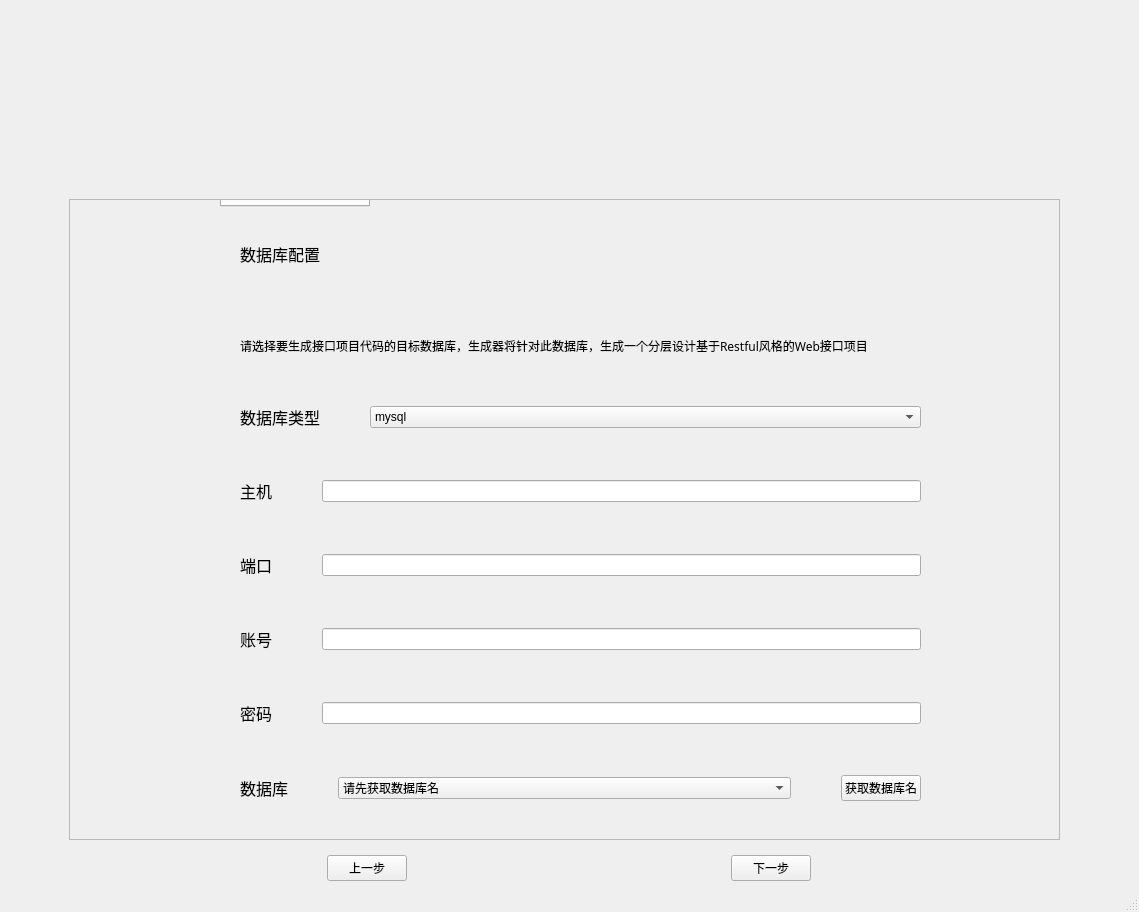
<?xml version="1.0" encoding="UTF-8"?>
<ui version="4.0">
 <class>MainWindow</class>
 <widget class="QMainWindow" name="MainWindow">
  <property name="geometry">
   <rect>
    <x>0</x>
    <y>0</y>
    <width>1139</width>
    <height>912</height>
   </rect>
  </property>
  <property name="windowTitle">
   <string>代码生成器</string>
  </property>
  <widget class="QWidget" name="centralwidget">
   <layout class="QVBoxLayout" name="verticalLayout_3">
    <item>
     <layout class="QVBoxLayout" name="verticalLayout">
      <item>
       <widget class="QStackedWidget" name="stackedWidget_2">
        <widget class="QWidget" name="page_13"/>
        <widget class="QWidget" name="page_14"/>
       </widget>
      </item>
     </layout>
    </item>
    <item>
     <layout class="QHBoxLayout" name="horizontalLayout_2">
      <item>
       <widget class="QStackedWidget" name="stackedWidget">
        <property name="sizePolicy">
         <sizepolicy hsizetype="Fixed" vsizetype="Fixed">
          <horstretch>0</horstretch>
          <verstretch>0</verstretch>
         </sizepolicy>
        </property>
        <property name="minimumSize">
         <size>
          <width>1000</width>
          <height>650</height>
         </size>
        </property>
        <property name="currentIndex">
         <number>0</number>
        </property>
        <widget class="QWidget" name="page_1">
         <widget class="QScrollArea" name="scrollArea_1">
          <property name="geometry">
           <rect>
            <x>0</x>
            <y>0</y>
            <width>991</width>
            <height>641</height>
           </rect>
          </property>
          <property name="widgetResizable">
           <bool>true</bool>
          </property>
          <widget class="QWidget" name="scrollAreaWidgetContents_1">
           <property name="geometry">
            <rect>
             <x>0</x>
             <y>0</y>
             <width>989</width>
             <height>639</height>
            </rect>
           </property>
           <widget class="QTabWidget" name="tabWidget">
            <property name="geometry">
             <rect>
              <x>150</x>
              <y>-40</y>
              <width>150</width>
              <height>47</height>
             </rect>
            </property>
            <property name="currentIndex">
             <number>1</number>
            </property>
            <widget class="QWidget" name="tab1">
             <attribute name="title">
              <string>数据库连接</string>
             </attribute>
             <layout class="QVBoxLayout" name="verticalLayout_5">
              <item>
               <layout class="QVBoxLayout" name="verticalLayout_2">
                <property name="leftMargin">
                 <number>50</number>
                </property>
                <property name="rightMargin">
                 <number>0</number>
                </property>
                <property name="bottomMargin">
                 <number>10</number>
                </property>
                <item>
                 <widget class="QLabel" name="label_db">
                  <property name="font">
                   <font>
                    <pointsize>12</pointsize>
                   </font>
                  </property>
                  <property name="text">
                   <string>数据库配置</string>
                  </property>
                 </widget>
                </item>
                <item>
                 <widget class="QLabel" name="label_6">
                  <property name="font">
                   <font>
                    <family>微软雅黑</family>
                    <pointsize>10</pointsize>
                   </font>
                  </property>
                  <property name="frameShape">
                   <enum>QFrame::NoFrame</enum>
                  </property>
                  <property name="frameShadow">
                   <enum>QFrame::Plain</enum>
                  </property>
                  <property name="lineWidth">
                   <number>2</number>
                  </property>
                  <property name="text">
                   <string>&lt;html&gt;&lt;head/&gt;&lt;body&gt;&lt;p&gt;&lt;span style=&quot; font-size:9pt;&quot;&gt;请选择要生成接口项目代码的目标数据库，生成器将针对此数据库，生成一个分层设计基于Restful风格的Web接口项目&lt;/span&gt;&lt;/p&gt;&lt;/body&gt;&lt;/html&gt;</string>
                  </property>
                  <property name="textFormat">
                   <enum>Qt::AutoText</enum>
                  </property>
                 </widget>
                </item>
               </layout>
              </item>
              <item>
               <layout class="QVBoxLayout" name="verticalLayout_4">
                <property name="spacing">
                 <number>50</number>
                </property>
                <property name="leftMargin">
                 <number>50</number>
                </property>
                <property name="topMargin">
                 <number>0</number>
                </property>
                <property name="rightMargin">
                 <number>50</number>
                </property>
                <property name="bottomMargin">
                 <number>30</number>
                </property>
                <item>
                 <layout class="QHBoxLayout" name="horizontalLayout_3">
                  <item>
                   <widget class="QLabel" name="label_db_type">
                    <property name="sizePolicy">
                     <sizepolicy hsizetype="Preferred" vsizetype="Preferred">
                      <horstretch>0</horstretch>
                      <verstretch>0</verstretch>
                     </sizepolicy>
                    </property>
                    <property name="font">
                     <font>
                      <pointsize>12</pointsize>
                     </font>
                    </property>
                    <property name="text">
                     <string>数据库类型</string>
                    </property>
                   </widget>
                  </item>
                  <item>
                   <widget class="QComboBox" name="comboBox_dbtype">
                    <property name="sizePolicy">
                     <sizepolicy hsizetype="Preferred" vsizetype="Fixed">
                      <horstretch>1</horstretch>
                      <verstretch>0</verstretch>
                     </sizepolicy>
                    </property>
                    <item>
                     <property name="text">
                      <string>mysql</string>
                     </property>
                    </item>
                   </widget>
                  </item>
                 </layout>
                </item>
                <item>
                 <layout class="QHBoxLayout" name="horizontalLayout_4">
                  <item>
                   <widget class="QLabel" name="label_db_host">
                    <property name="font">
                     <font>
                      <pointsize>12</pointsize>
                     </font>
                    </property>
                    <property name="text">
                     <string>主机</string>
                    </property>
                   </widget>
                  </item>
                  <item>
                   <widget class="QLineEdit" name="lineEdit_host">
                    <property name="sizePolicy">
                     <sizepolicy hsizetype="Expanding" vsizetype="Fixed">
                      <horstretch>0</horstretch>
                      <verstretch>0</verstretch>
                     </sizepolicy>
                    </property>
                    <property name="clearButtonEnabled">
                     <bool>true</bool>
                    </property>
                   </widget>
                  </item>
                 </layout>
                </item>
                <item>
                 <layout class="QHBoxLayout" name="horizontalLayout_5">
                  <item>
                   <widget class="QLabel" name="label_db_port">
                    <property name="font">
                     <font>
                      <pointsize>12</pointsize>
                     </font>
                    </property>
                    <property name="text">
                     <string>端口</string>
                    </property>
                   </widget>
                  </item>
                  <item>
                   <widget class="QLineEdit" name="lineEdit_port">
                    <property name="clearButtonEnabled">
                     <bool>true</bool>
                    </property>
                   </widget>
                  </item>
                 </layout>
                </item>
                <item>
                 <layout class="QHBoxLayout" name="horizontalLayout_6">
                  <item>
                   <widget class="QLabel" name="label_db_user">
                    <property name="font">
                     <font>
                      <pointsize>12</pointsize>
                     </font>
                    </property>
                    <property name="text">
                     <string>账号</string>
                    </property>
                   </widget>
                  </item>
                  <item>
                   <widget class="QLineEdit" name="lineEdit_user">
                    <property name="clearButtonEnabled">
                     <bool>true</bool>
                    </property>
                   </widget>
                  </item>
                 </layout>
                </item>
                <item>
                 <layout class="QHBoxLayout" name="horizontalLayout_7">
                  <item>
                   <widget class="QLabel" name="label_db_password">
                    <property name="font">
                     <font>
                      <pointsize>12</pointsize>
                     </font>
                    </property>
                    <property name="text">
                     <string>密码</string>
                    </property>
                   </widget>
                  </item>
                  <item>
                   <widget class="QLineEdit" name="lineEdit_password">
                    <property name="inputMask">
                     <string/>
                    </property>
                    <property name="echoMode">
                     <enum>QLineEdit::PasswordEchoOnEdit</enum>
                    </property>
                    <property name="clearButtonEnabled">
                     <bool>true</bool>
                    </property>
                   </widget>
                  </item>
                 </layout>
                </item>
                <item>
                 <layout class="QHBoxLayout" name="horizontalLayout_8">
                  <item>
                   <widget class="QLabel" name="label_tables">
                    <property name="sizePolicy">
                     <sizepolicy hsizetype="Fixed" vsizetype="Preferred">
                      <horstretch>0</horstretch>
                      <verstretch>0</verstretch>
                     </sizepolicy>
                    </property>
                    <property name="font">
                     <font>
                      <pointsize>12</pointsize>
                     </font>
                    </property>
                    <property name="text">
                     <string>数据库</string>
                    </property>
                   </widget>
                  </item>
                  <item>
                   <widget class="QComboBox" name="comboBox_databases_3">
                    <property name="sizePolicy">
                     <sizepolicy hsizetype="Preferred" vsizetype="Fixed">
                      <horstretch>0</horstretch>
                      <verstretch>0</verstretch>
                     </sizepolicy>
                    </property>
                    <item>
                     <property name="text">
                      <string>请先获取数据库名</string>
                     </property>
                    </item>
                   </widget>
                  </item>
                  <item>
                   <widget class="QPushButton" name="Button_get_dbnames">
                    <property name="sizePolicy">
                     <sizepolicy hsizetype="Fixed" vsizetype="Fixed">
                      <horstretch>0</horstretch>
                      <verstretch>0</verstretch>
                     </sizepolicy>
                    </property>
                    <property name="text">
                     <string>获取数据库名</string>
                    </property>
                   </widget>
                  </item>
                 </layout>
                </item>
               </layout>
              </item>
              <item>
               <layout class="QVBoxLayout" name="verticalLayout_6">
                <property name="leftMargin">
                 <number>150</number>
                </property>
                <property name="rightMargin">
                 <number>50</number>
                </property>
                <item>
                 <widget class="QCheckBox" name="checkBox_rememberme">
                  <property name="text">
                   <string>记住我</string>
                  </property>
                 </widget>
                </item>
                <item>
                 <widget class="QPushButton" name="button_1_next">
                  <property name="sizePolicy">
                   <sizepolicy hsizetype="Fixed" vsizetype="Fixed">
                    <horstretch>0</horstretch>
                    <verstretch>0</verstretch>
                   </sizepolicy>
                  </property>
                  <property name="font">
                   <font>
                    <pointsize>10</pointsize>
                   </font>
                  </property>
                  <property name="text">
                   <string>下一步</string>
                  </property>
                 </widget>
                </item>
               </layout>
              </item>
             </layout>
            </widget>
            <widget class="QWidget" name="tab2">
             <attribute name="title">
              <string>表配置</string>
             </attribute>
             <widget class="QPushButton" name="button_1_pre">
              <property name="geometry">
               <rect>
                <x>30</x>
                <y>600</y>
                <width>75</width>
                <height>24</height>
               </rect>
              </property>
              <property name="text">
               <string>上一步</string>
              </property>
             </widget>
             <widget class="QPushButton" name="button_2_next">
              <property name="geometry">
               <rect>
                <x>650</x>
                <y>600</y>
                <width>75</width>
                <height>24</height>
               </rect>
              </property>
              <property name="text">
               <string>下一步</string>
              </property>
             </widget>
            </widget>
           </widget>
           <widget class="QWidget" name="">
            <property name="geometry">
             <rect>
              <x>120</x>
              <y>10</y>
              <width>781</width>
              <height>621</height>
             </rect>
            </property>
            <layout class="QVBoxLayout" name="verticalLayout_15">
             <item>
              <layout class="QVBoxLayout" name="verticalLayout_13">
               <property name="leftMargin">
                <number>50</number>
               </property>
               <property name="rightMargin">
                <number>0</number>
               </property>
               <property name="bottomMargin">
                <number>10</number>
               </property>
               <item>
                <widget class="QLabel" name="label_db_4">
                 <property name="font">
                  <font>
                   <pointsize>12</pointsize>
                  </font>
                 </property>
                 <property name="text">
                  <string>数据库配置</string>
                 </property>
                </widget>
               </item>
               <item>
                <widget class="QLabel" name="label_9">
                 <property name="font">
                  <font>
                   <family>微软雅黑</family>
                   <pointsize>10</pointsize>
                  </font>
                 </property>
                 <property name="frameShape">
                  <enum>QFrame::NoFrame</enum>
                 </property>
                 <property name="frameShadow">
                  <enum>QFrame::Plain</enum>
                 </property>
                 <property name="lineWidth">
                  <number>2</number>
                 </property>
                 <property name="text">
                  <string>&lt;html&gt;&lt;head/&gt;&lt;body&gt;&lt;p&gt;&lt;span style=&quot; font-size:9pt;&quot;&gt;请选择要生成接口项目代码的目标数据库，生成器将针对此数据库，生成一个分层设计基于Restful风格的Web接口项目&lt;/span&gt;&lt;/p&gt;&lt;/body&gt;&lt;/html&gt;</string>
                 </property>
                 <property name="textFormat">
                  <enum>Qt::AutoText</enum>
                 </property>
                </widget>
               </item>
              </layout>
             </item>
             <item>
              <layout class="QVBoxLayout" name="verticalLayout_14">
               <property name="spacing">
                <number>50</number>
               </property>
               <property name="leftMargin">
                <number>50</number>
               </property>
               <property name="topMargin">
                <number>0</number>
               </property>
               <property name="rightMargin">
                <number>50</number>
               </property>
               <property name="bottomMargin">
                <number>30</number>
               </property>
               <item>
                <layout class="QHBoxLayout" name="horizontalLayout_27">
                 <item>
                  <widget class="QLabel" name="label_db_type_5">
                   <property name="sizePolicy">
                    <sizepolicy hsizetype="Preferred" vsizetype="Preferred">
                     <horstretch>0</horstretch>
                     <verstretch>0</verstretch>
                    </sizepolicy>
                   </property>
                   <property name="font">
                    <font>
                     <pointsize>12</pointsize>
                    </font>
                   </property>
                   <property name="text">
                    <string>数据库类型</string>
                   </property>
                  </widget>
                 </item>
                 <item>
                  <widget class="QComboBox" name="comboBox_db_type">
                   <property name="sizePolicy">
                    <sizepolicy hsizetype="Preferred" vsizetype="Fixed">
                     <horstretch>1</horstretch>
                     <verstretch>0</verstretch>
                    </sizepolicy>
                   </property>
                   <item>
                    <property name="text">
                     <string>mysql</string>
                    </property>
                   </item>
                  </widget>
                 </item>
                </layout>
               </item>
               <item>
                <layout class="QHBoxLayout" name="horizontalLayout_28">
                 <item>
                  <widget class="QLabel" name="label_db_host_5">
                   <property name="font">
                    <font>
                     <pointsize>12</pointsize>
                    </font>
                   </property>
                   <property name="text">
                    <string>主机</string>
                   </property>
                  </widget>
                 </item>
                 <item>
                  <widget class="QLineEdit" name="text_host">
                   <property name="sizePolicy">
                    <sizepolicy hsizetype="Expanding" vsizetype="Fixed">
                     <horstretch>0</horstretch>
                     <verstretch>0</verstretch>
                    </sizepolicy>
                   </property>
                   <property name="clearButtonEnabled">
                    <bool>true</bool>
                   </property>
                  </widget>
                 </item>
                </layout>
               </item>
               <item>
                <layout class="QHBoxLayout" name="horizontalLayout_29">
                 <item>
                  <widget class="QLabel" name="label_db_port_5">
                   <property name="font">
                    <font>
                     <pointsize>12</pointsize>
                    </font>
                   </property>
                   <property name="text">
                    <string>端口</string>
                   </property>
                  </widget>
                 </item>
                 <item>
                  <widget class="QLineEdit" name="text_port">
                   <property name="clearButtonEnabled">
                    <bool>true</bool>
                   </property>
                  </widget>
                 </item>
                </layout>
               </item>
               <item>
                <layout class="QHBoxLayout" name="horizontalLayout_30">
                 <item>
                  <widget class="QLabel" name="label_db_user_5">
                   <property name="font">
                    <font>
                     <pointsize>12</pointsize>
                    </font>
                   </property>
                   <property name="text">
                    <string>账号</string>
                   </property>
                  </widget>
                 </item>
                 <item>
                  <widget class="QLineEdit" name="text_user">
                   <property name="clearButtonEnabled">
                    <bool>true</bool>
                   </property>
                  </widget>
                 </item>
                </layout>
               </item>
               <item>
                <layout class="QHBoxLayout" name="horizontalLayout_31">
                 <item>
                  <widget class="QLabel" name="label_db_password_5">
                   <property name="font">
                    <font>
                     <pointsize>12</pointsize>
                    </font>
                   </property>
                   <property name="text">
                    <string>密码</string>
                   </property>
                  </widget>
                 </item>
                 <item>
                  <widget class="QLineEdit" name="text_password">
                   <property name="inputMask">
                    <string/>
                   </property>
                   <property name="echoMode">
                    <enum>QLineEdit::PasswordEchoOnEdit</enum>
                   </property>
                   <property name="clearButtonEnabled">
                    <bool>true</bool>
                   </property>
                  </widget>
                 </item>
                </layout>
               </item>
               <item>
                <layout class="QHBoxLayout" name="horizontalLayout_32">
                 <item>
                  <widget class="QLabel" name="label_tables_5">
                   <property name="sizePolicy">
                    <sizepolicy hsizetype="Fixed" vsizetype="Preferred">
                     <horstretch>0</horstretch>
                     <verstretch>0</verstretch>
                    </sizepolicy>
                   </property>
                   <property name="font">
                    <font>
                     <pointsize>12</pointsize>
                    </font>
                   </property>
                   <property name="text">
                    <string>数据库</string>
                   </property>
                  </widget>
                 </item>
                 <item>
                  <widget class="QComboBox" name="comboBox_database">
                   <property name="sizePolicy">
                    <sizepolicy hsizetype="Preferred" vsizetype="Fixed">
                     <horstretch>0</horstretch>
                     <verstretch>0</verstretch>
                    </sizepolicy>
                   </property>
                   <item>
                    <property name="text">
                     <string>请先获取数据库名</string>
                    </property>
                   </item>
                  </widget>
                 </item>
                 <item>
                  <widget class="QPushButton" name="button_get_db_names">
                   <property name="sizePolicy">
                    <sizepolicy hsizetype="Fixed" vsizetype="Fixed">
                     <horstretch>0</horstretch>
                     <verstretch>0</verstretch>
                    </sizepolicy>
                   </property>
                   <property name="text">
                    <string>获取数据库名</string>
                   </property>
                  </widget>
                 </item>
                </layout>
               </item>
              </layout>
             </item>
            </layout>
           </widget>
          </widget>
         </widget>
        </widget>
        <widget class="QWidget" name="page_4">
         <widget class="QScrollArea" name="scrollArea_4">
          <property name="geometry">
           <rect>
            <x>0</x>
            <y>0</y>
            <width>991</width>
            <height>641</height>
           </rect>
          </property>
          <property name="widgetResizable">
           <bool>true</bool>
          </property>
          <widget class="QWidget" name="scrollAreaWidgetContents">
           <property name="geometry">
            <rect>
             <x>0</x>
             <y>0</y>
             <width>989</width>
             <height>639</height>
            </rect>
           </property>
           <widget class="QLabel" name="label_4">
            <property name="geometry">
             <rect>
              <x>450</x>
              <y>80</y>
              <width>171</width>
              <height>20</height>
             </rect>
            </property>
            <property name="text">
             <string>这是配置确认配置页面</string>
            </property>
           </widget>
          </widget>
         </widget>
        </widget>
        <widget class="QWidget" name="page_5">
         <widget class="QScrollArea" name="scrollArea_5">
          <property name="geometry">
           <rect>
            <x>0</x>
            <y>0</y>
            <width>991</width>
            <height>641</height>
           </rect>
          </property>
          <property name="widgetResizable">
           <bool>true</bool>
          </property>
          <widget class="QWidget" name="scrollAreaWidgetContents_9">
           <property name="geometry">
            <rect>
             <x>0</x>
             <y>0</y>
             <width>989</width>
             <height>639</height>
            </rect>
           </property>
           <widget class="QLabel" name="label_5">
            <property name="geometry">
             <rect>
              <x>380</x>
              <y>160</y>
              <width>171</width>
              <height>20</height>
             </rect>
            </property>
            <property name="text">
             <string>这是代码生成页面</string>
            </property>
           </widget>
          </widget>
         </widget>
        </widget>
        <widget class="QWidget" name="page_3">
         <widget class="QScrollArea" name="scrollArea_3">
          <property name="geometry">
           <rect>
            <x>0</x>
            <y>0</y>
            <width>991</width>
            <height>641</height>
           </rect>
          </property>
          <property name="widgetResizable">
           <bool>true</bool>
          </property>
          <widget class="QWidget" name="scrollAreaWidgetContents_6">
           <property name="geometry">
            <rect>
             <x>0</x>
             <y>0</y>
             <width>989</width>
             <height>639</height>
            </rect>
           </property>
           <widget class="QLabel" name="label_3">
            <property name="geometry">
             <rect>
              <x>350</x>
              <y>70</y>
              <width>171</width>
              <height>20</height>
             </rect>
            </property>
            <property name="text">
             <string>这是视图表配置页面</string>
            </property>
           </widget>
          </widget>
         </widget>
        </widget>
        <widget class="QWidget" name="page_2">
         <widget class="QScrollArea" name="scrollArea_2">
          <property name="geometry">
           <rect>
            <x>0</x>
            <y>0</y>
            <width>991</width>
            <height>641</height>
           </rect>
          </property>
          <property name="widgetResizable">
           <bool>true</bool>
          </property>
          <widget class="QWidget" name="scrollAreaWidgetContents_2">
           <property name="geometry">
            <rect>
             <x>0</x>
             <y>0</y>
             <width>989</width>
             <height>639</height>
            </rect>
           </property>
           <widget class="QLabel" name="label_2">
            <property name="geometry">
             <rect>
              <x>390</x>
              <y>70</y>
              <width>171</width>
              <height>20</height>
             </rect>
            </property>
            <property name="text">
             <string>这是数据库表配置页面</string>
            </property>
           </widget>
          </widget>
         </widget>
        </widget>
       </widget>
      </item>
     </layout>
    </item>
    <item>
     <layout class="QHBoxLayout" name="horizontalLayout">
      <item>
       <widget class="QPushButton" name="pushButton_last">
        <property name="sizePolicy">
         <sizepolicy hsizetype="Fixed" vsizetype="Fixed">
          <horstretch>0</horstretch>
          <verstretch>0</verstretch>
         </sizepolicy>
        </property>
        <property name="text">
         <string>上一步</string>
        </property>
       </widget>
      </item>
      <item>
       <widget class="QPushButton" name="pushButton_next">
        <property name="sizePolicy">
         <sizepolicy hsizetype="Fixed" vsizetype="Fixed">
          <horstretch>0</horstretch>
          <verstretch>0</verstretch>
         </sizepolicy>
        </property>
        <property name="text">
         <string>下一步</string>
        </property>
       </widget>
      </item>
     </layout>
    </item>
   </layout>
  </widget>
  <widget class="QMenuBar" name="menubar">
   <property name="geometry">
    <rect>
     <x>0</x>
     <y>0</y>
     <width>1139</width>
     <height>22</height>
    </rect>
   </property>
  </widget>
  <widget class="QStatusBar" name="statusbar"/>
 </widget>
 <resources/>
 <connections/>
</ui>
